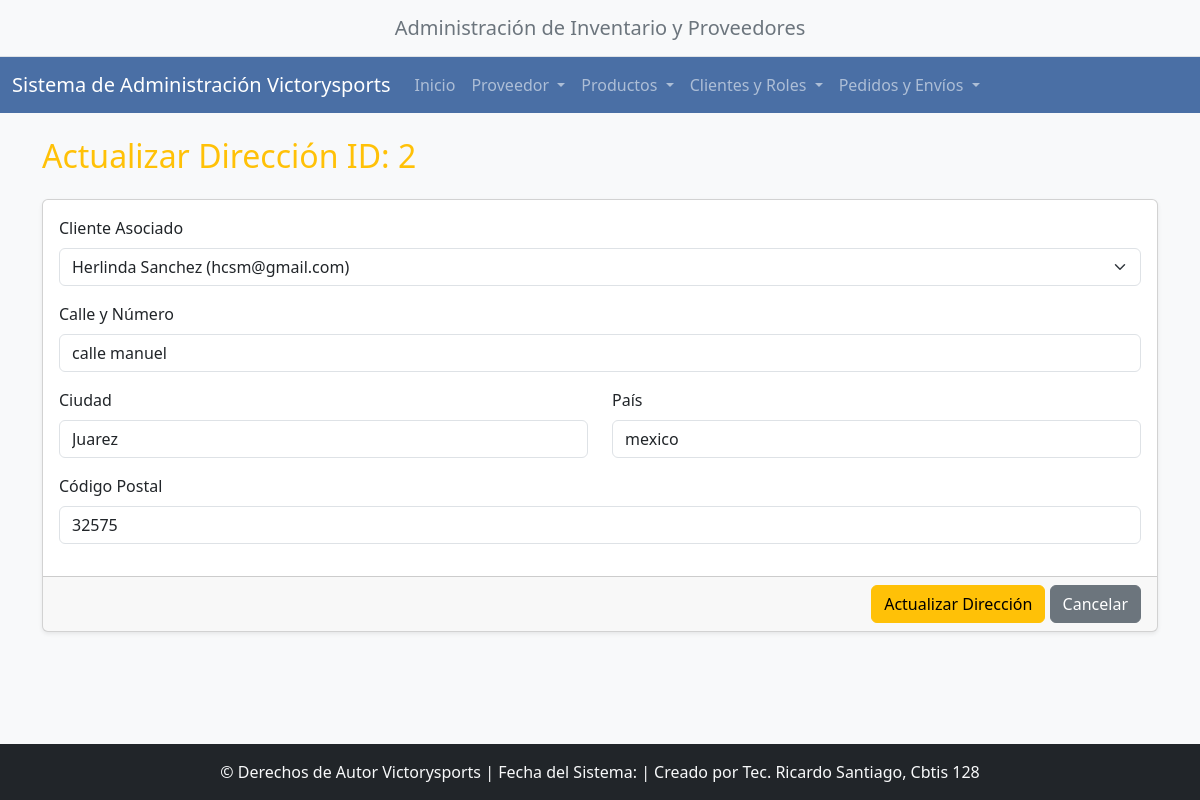
Page /direcciones/actualizar/2/ on the committed database.
### app_victorysports/models.py (models this page shows, shortened)
class Direccion(models.Model):
    cliente = models.ForeignKey(Cliente, on_delete=models.CASCADE)  # id_cliente
    calle = models.CharField(max_length=100)
    codigo_postal = models.CharField(max_length=10)
    ciudad = models.CharField(max_length=100)
    pais = models.CharField(max_length=100)
    class Meta:
        verbose_name = "Dirección"
        verbose_name_plural = "Direcciones"

class Cliente(models.Model):
    rol = models.ForeignKey(Rol, on_delete=models.SET_NULL, null=True)  # id_rol
    nombre_completo = models.CharField(max_length=255)
    email = models.EmailField(max_length=100, unique=True)
    password = models.CharField(max_length=255)
    fecha_registro = models.DateTimeField(auto_now_add=True)
    class Meta:
        verbose_name = "Cliente"
        verbose_name_plural = "Clientes"

### app_victorysports/views.py (the view)
# urls.py: path('direcciones/actualizar/<int:pk>/', views.actualizar_direccion, name='actualizar_direccion'),
def actualizar_direccion(request, pk):
    direccion = get_object_or_404(Direccion, pk=pk)
    clientes = Cliente.objects.all().order_by('nombre_completo')
    context = {'direccion': direccion, 'clientes': clientes}
    return render(request, 'direccion/actualizar_direccion.html', context)

### app_victorysports/templates/direccion/actualizar_direccion.html (shortened to what this page needs)
{% extends "base.html" %}
{% block content %}
<h2 class="mb-4 text-warning">Actualizar Dirección ID: {{ direccion.pk }}</h2>
<form method="POST" action="{% url 'realizar_actualizacion_direccion' %}">
    <div class="card shadow-sm">
        <div class="card-body">
            <div class="mb-3">
                <label for="cliente_id" class="form-label">Cliente Asociado</label>
                <select class="form-select" id="cliente_id" name="cliente_id" required>
                    {% for cliente in clientes %}
                        <option value="{{ cliente.pk }}" {% if direccion.cliente.pk == cliente.pk %}selected{% endif %}>
                            {{ cliente.nombre_completo }} ({{ cliente.email }})
                        </option>
                    {% empty %}
                        <option value="" disabled>No hay clientes disponibles.</option>
                    {% endfor %}
                </select>
            </div>
            <div class="mb-3">
                <label for="calle" class="form-label">Calle y Número</label>
                <input type="text" class="form-control" id="calle" name="calle" value="{{ direccion.calle }}" required>
            </div>
            <div class="row">
                <div class="col-md-6 mb-3">
                    <label for="ciudad" class="form-label">Ciudad</label>
                    <input type="text" class="form-control" id="ciudad" name="ciudad" value="{{ direccion.ciudad }}" required>
                </div>
                <div class="col-md-6 mb-3">
                    <label for="pais" class="form-label">País</label>
                    <input type="text" class="form-control" id="pais" name="pais" value="{{ direccion.pais }}" required>
                </div>
            </div>
            <div class="mb-3">
                <label for="codigo_postal" class="form-label">Código Postal</label>
                <input type="text" class="form-control" id="codigo_postal" name="codigo_postal" value="{{ direccion.codigo_postal }}" required>
            </div>
        </div>
        <div class="card-footer text-end">
            <button type="submit" class="btn btn-warning">Actualizar Dirección</button>
            <a href="{% url 'ver_direccion' %}" class="btn btn-secondary">Cancelar</a>
        </div>
    </div>
</form>
{% endblock content %}

### app_victorysports/templates/base.html (style rules this page uses)
body { background-color: #f8f9fa; }
html { position: relative; min-height: 100%; }
body { margin-bottom: 70px; }

### rows in the picture
Direccion: pk "2", cliente_id "Herlinda Sanchez (hcsm@gmail.com)", calle "calle manuel", ciudad "Juarez", pais "mexico", codigo_postal "32575"
